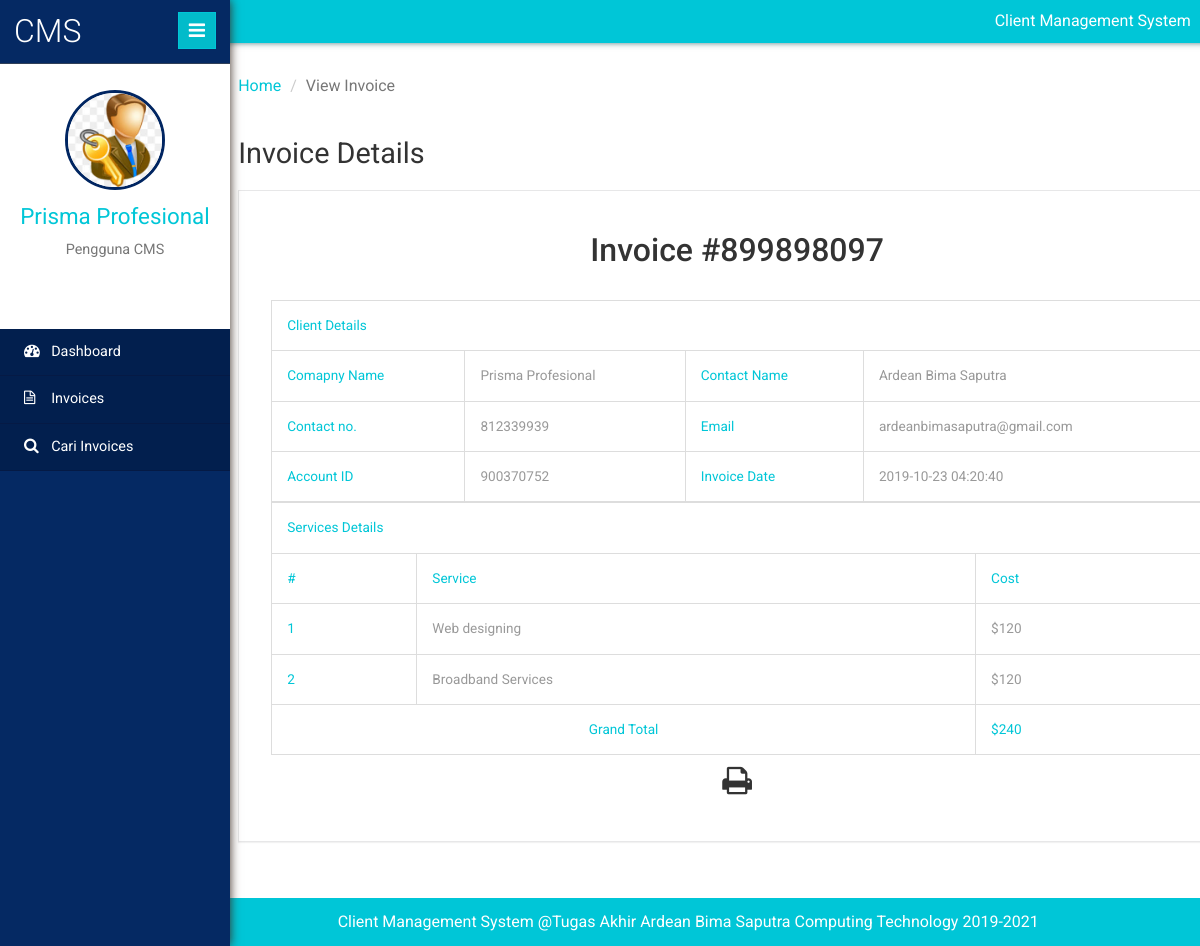
Page /client/view-invoice.php?invoiceid=899898097 (signed in) on the committed database.
### tables this page shows
CREATE TABLE `tblservices` (
  `ID` int(10) NOT NULL,
  `ServiceName` varchar(200) DEFAULT NULL,
  `ServicePrice` varchar(200) DEFAULT NULL,
  `CreationDate` timestamp NULL DEFAULT current_timestamp()
);

CREATE TABLE `tblclient` (
  `ID` int(10) NOT NULL,
  `AccountID` int(10) DEFAULT NULL,
  `AccountType` varchar(50) DEFAULT NULL,
  `ContactName` varchar(120) DEFAULT NULL,
  `CompanyName` varchar(120) DEFAULT NULL,
  `Address` varchar(200) DEFAULT NULL,
  `City` varchar(120) DEFAULT NULL,
  `State` varchar(120) DEFAULT NULL,
  `ZipCode` int(10) DEFAULT NULL,
  `Workphnumber` bigint(12) DEFAULT NULL,
  `Cellphnumber` bigint(12) DEFAULT NULL,
  `Otherphnumber` bigint(12) DEFAULT NULL,
  `Email` varchar(200) DEFAULT NULL,
  `WebsiteAddress` varchar(200) DEFAULT NULL,
  `Notes` mediumtext DEFAULT NULL,
  `Password` varchar(200) NOT NULL,
  `CreationDate` timestamp NULL DEFAULT current_timestamp()
);

### client/view-invoice.php (the view, shortened to what this page needs)
<?php
include('includes/dbconnection.php');
if (strlen($_SESSION['clientmsuid']==0)) {
  header('location:logout.php');
  } else{
  	?>
<!DOCTYPE HTML>
<html>
<head>
	<link href="css/bootstrap.min.css" rel='stylesheet' type='text/css' />
	<link href="css/style.css" rel='stylesheet' type='text/css' />
	<link href="css/font-awesome.css" rel="stylesheet">
	<link rel="stylesheet" href="css/icon-font.min.css" type='text/css' />
</head>
<body>
	<div class="page-container">
		<div class="left-content">
			<div class="inner-content">
				<?php include_once('includes/header.php');?>
				<div class="outter-wp">
					<div class="sub-heard-part">
						<ol class="breadcrumb m-b-0">
							<li><a href="dashboard.php">Home</a></li>
							<li class="active">View Invoice</li>
						</ol>
					</div>
		<div class="graph-visual tables-main" id="exampl">
						<h3 class="inner-tittle two">Invoice Details </h3>
<?php
$invid=intval($_GET['invoiceid']);
$sql="select distinct tblclient.ContactName,tblclient.CompanyName,tblclient.Workphnumber,tblclient.Email,tblclient.AccountID,tblinvoice.BillingId,tblinvoice.PostingDate from  tblclient
	join tblinvoice on tblclient.ID=tblinvoice.Userid  where tblinvoice.BillingId=:invid";
$query = $dbh -> prepare($sql);
$query->bindParam(':invid',$invid,PDO::PARAM_STR);
$query->execute();
$results=$query->fetchAll(PDO::FETCH_OBJ);
$cnt=1;
if($query->rowCount() > 0)
{
foreach($results as $row)
{               ?>
						<div class="graph">
							<div class="tables">
								<h4>Invoice #<?php echo $invid;?></h4>
													<table class="table table-bordered" width="100%" border="1">
<tr>
<th colspan="8">Client Details</th>
</tr>
							 <tr>
								<th>Comapny Name</th>
								<td><?php  echo htmlentities($row->CompanyName);?></td>
								<th>Contact Name</th>
								<td><?php  echo htmlentities($row->ContactName);?></td> </tr>
								<tr>
								<th>Contact no.</th>
								<td><?php  echo htmlentities($row->Workphnumber);?></td>
								<th>Email </th>
								<td><?php  echo htmlentities($row->Email);?></td>
							</tr>
							 <tr>
								<th>Account ID</th>
								<td><?php echo htmlentities($row->AccountID);?></td>
								<th>Invoice Date</th>
								<td colspan="6"><?php echo  htmlentities($row->PostingDate);?></td>
							</tr>
<?php $cnt=$cnt+1;}} ?>
</table>
<table class="table table-bordered" width="100%" border="1">
<tr>
<th colspan="3">Services Details</th>
</tr>
<tr>
<th>#</th>
<th>Service</th>
<th>Cost</th>
</tr>
<?php
$ret="select tblservices.ServiceName,tblservices.ServicePrice
	from  tblinvoice
	join tblservices on tblservices.ID=tblinvoice.ServiceId
	where tblinvoice.BillingId=:invid";
$query1 = $dbh -> prepare($ret);
$query1->bindParam(':invid',$invid,PDO::PARAM_STR);
$query1->execute();
$results=$query1->fetchAll(PDO::FETCH_OBJ);
$cnt=1;
if($query1->rowCount() > 0)
{
foreach($results as $row1)
{               ?>
<tr>
<th><?php echo $cnt;?></th>
<td><?php echo $row1->ServiceName?></td>
<td><?php echo "$".$subtotal=$row1->ServicePrice?></td>
</tr>
<?php
$gtotal+=$subtotal;
$cnt=$cnt+1;}
} ?>
<tr>
<th colspan="2" style="text-align:center">Grand Total</th>
<th><?php echo "$".$gtotal?></th>
</tr>
</table>
<p style="margin-top:1%"  align="center">
  <i class="fa fa-print fa-2x" style="cursor: pointer;"  OnClick="CallPrint(this.value)" ></i>
</p>
							</div>
						</div>
					</div>
				</div>
				<?php include_once('includes/footer.php');?>
			</div>
		</div>
		<?php include_once('includes/sidebar.php');?>
	</div>
</body>
</html>
<?php }  ?>

### client/includes/sidebar.php (shortened to what this page needs)
 <div class="sidebar-menu">
    <header class="logo">
        <a href="#" class="sidebar-icon"> <span class="fa fa-bars"></span> </a> <a href="dashboard.php"> <span id="logo"> <h1>CMS</h1></span>
        </a>
    </header>
    <div class="down">
    <?php
$uid=$_SESSION['clientmsuid'];
$sql="SELECT CompanyName from  tblclient where ID=:uid";
$query = $dbh -> prepare($sql);
$query->bindParam(':uid',$uid,PDO::PARAM_STR);
$query->execute();
$results=$query->fetchAll(PDO::FETCH_OBJ);
$cnt=1;
if($query->rowCount() > 0)
{
foreach($results as $row)
{               ?>
        <a href="dashboard.php"><img src="images/admin10.jpg" height="100" width="100"></a>
        <a href="dashboard.php"><span class=" name-caret"><?php  echo $row->CompanyName;?></span></a>
        <?php $cnt=$cnt+1;}} ?>
        <p>Pengguna CMS</p>
        <ul>
            <li><a class="tooltips" href="client-profile.php"><span>Profil</span><i class="lnr lnr-user"></i></a></li>
            <li><a class="tooltips" href="change-password.php"><span>Pengaturan</span><i class="lnr lnr-cog"></i></a></li>
            <li><a class="tooltips" href="logout.php"><span>Log out</span><i class="lnr lnr-power-switch"></i></a></li>
        </ul>
    </div>
    <div class="menu">
        <ul id="menu" >
            <li><a href="dashboard.php"><i class="fa fa-tachometer"></i> <span>Dashboard</span></a></li>
            <li><a href="invoices.php"><i class="fa fa-file-text-o"></i> <span>Invoices</span></a></li>
            <li><a href="search-invoices.php"><i class="fa fa-search"></i> <span>Cari Invoices</span></a></li>
        </ul>
    </div>
</div>

### rows in the picture
tblservices: ServiceName "Web designing", ServicePrice "120"
tblservices: ServiceName "Broadband Services", ServicePrice "120"
tblclient: CompanyName "Prisma Profesional"

### other values in the picture
$row->CompanyName "Prisma Profesional"
$row->ContactName "Ardean Bima Saputra"
$row->Workphnumber "812339939"
$row->Email "ardeanbimasaputra@gmail.com"
$row->AccountID "900370752"
$row->PostingDate "2019-10-23 04:20:40"
$gtotal "240"
